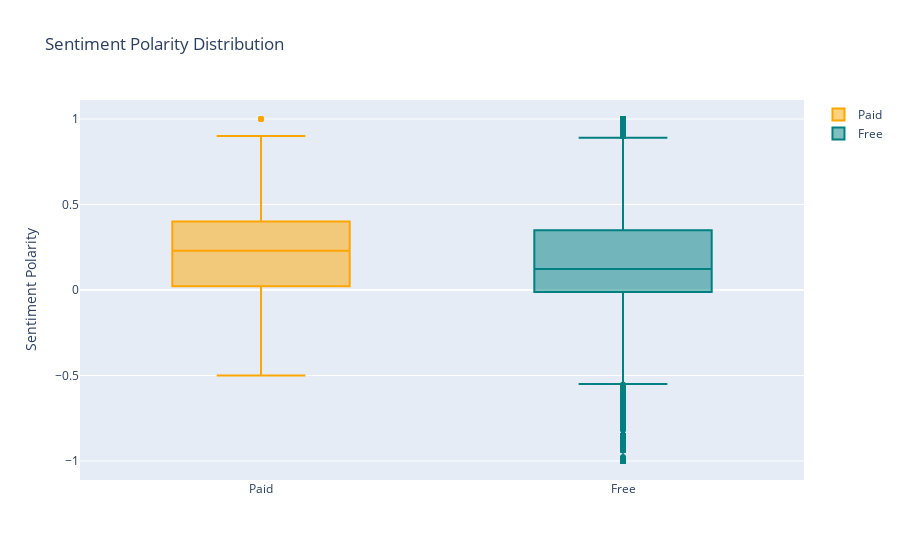

Here is the notebook cell this chart was saved with:
### Markdown cell above
# Sentiment analysis of user review data
About the **user_review** data, quoted from Kaggle:<br>
>*This file contains the first 'most relevant' 100 reviews for each app. Each review text/comment has been pre-processed and attributed with 3 new features - Sentiment, Sentiment Polarity and Sentiment Subjectivity.*
</br>

By plotting sentiment polarity scores of user reviews for paid and free apps, we observe the following:<br>
- Free apps receive more harsh comments, as indicated by the outliers on the negative y-axis.
- Reviews for paid apps appear never to be extremely negative. This may indicate something about app quality, i.e., paid apps being of higher quality than free apps on average.
- The median polarity score for paid apps is a little higher than free apps, in congruence with the previous observation.
</br>
</br>
<span style="color:green">Companies looking to develop apps for download in the Google Play Store could use the analysis in this notebook to inform their decisions around what category of app to create, what size to make it, and how to price it.</span>

### Code cell
#Getting user_reviews data
repo_id = "t4tiana/google_play_apps"
csv_filename = "user_reviews.csv"
csv_path = hf_hub_download(
    repo_id,
    csv_filename,
    repo_type="dataset",
)

reviews_df = pd.read_csv(csv_path)

#Merging with apps dataframe
merged_df = pd.merge(apps,reviews_df)

#Dropping NA values from Sentiment and Review columns
merged_df = merged_df.dropna(subset = ['Sentiment', 'Rating'])

trace2 = go.Box(
    y = merged_df[merged_df['Type'] == 'Paid']['Sentiment_Polarity'],
    name = 'Paid',
    marker_color= 'orange'
)

trace3 = go.Box(
    y = merged_df[merged_df['Type'] == 'Free']['Sentiment_Polarity'],
    name = 'Free',
    marker_color = "teal"
)

layout = go.Layout(
    title = "Sentiment Polarity Distribution",
    yaxis = dict(title = "Sentiment Polarity",
                autorange = True)
)

#trace2 and trace3 in a list for plotting
data = [trace2, trace3]
plotly.offline.iplot({'data': data, 'layout': layout})

### Figure 1 — Plotly figure (JSON) as saved in the notebook; plotly's stock layout.template omitted (floating-point values rounded to 4 significant figures; data arrays with more than 128 entries replaced by an {"elided": "..."} marker saying what was removed)
{"data": [{"marker": {"color": "orange"}, "name": "Paid", "type": "box", "y": {"elided": "519 float values"}}, {"marker": {"color": "teal"}, "name": "Free", "type": "box", "y": {"elided": "55793 float values"}}], "layout": {"autosize": true, "title": {"text": "Sentiment Polarity Distribution"}, "xaxis": {"autorange": true, "range": [-0.5, 1.5], "type": "category"}, "yaxis": {"autorange": true, "range": [-1.111, 1.111], "title": {"text": "Sentiment Polarity"}, "type": "linear"}}}
